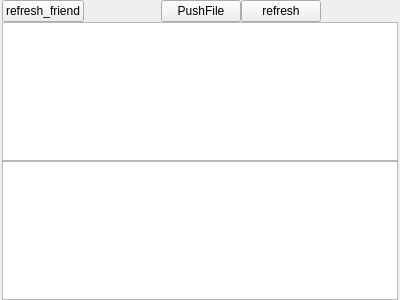
<?xml version="1.0" encoding="UTF-8"?>
<ui version="4.0">
 <class>SkpFileWidget</class>
 <widget class="QWidget" name="SkpFileWidget">
  <property name="geometry">
   <rect>
    <x>0</x>
    <y>0</y>
    <width>400</width>
    <height>300</height>
   </rect>
  </property>
  <property name="windowTitle">
   <string>Form</string>
  </property>
  <layout class="QVBoxLayout" name="verticalLayout">
   <property name="spacing">
    <number>0</number>
   </property>
   <property name="leftMargin">
    <number>2</number>
   </property>
   <property name="topMargin">
    <number>0</number>
   </property>
   <property name="rightMargin">
    <number>2</number>
   </property>
   <property name="bottomMargin">
    <number>0</number>
   </property>
   <item>
    <layout class="QHBoxLayout" name="horizontalLayout">
     <property name="spacing">
      <number>0</number>
     </property>
     <item>
      <widget class="QPushButton" name="refreshFriend_pushButton">
       <property name="text">
        <string>refresh_friend</string>
       </property>
      </widget>
     </item>
     <item>
      <spacer name="horizontalSpacer_2">
       <property name="orientation">
        <enum>Qt::Horizontal</enum>
       </property>
       <property name="sizeHint" stdset="0">
        <size>
         <width>40</width>
         <height>20</height>
        </size>
       </property>
      </spacer>
     </item>
     <item>
      <widget class="QPushButton" name="pushFile_pushButton">
       <property name="text">
        <string>PushFile</string>
       </property>
      </widget>
     </item>
     <item>
      <widget class="QPushButton" name="refresh_pushButton">
       <property name="text">
        <string>refresh</string>
       </property>
      </widget>
     </item>
     <item>
      <spacer name="horizontalSpacer">
       <property name="orientation">
        <enum>Qt::Horizontal</enum>
       </property>
       <property name="sizeHint" stdset="0">
        <size>
         <width>40</width>
         <height>20</height>
        </size>
       </property>
      </spacer>
     </item>
    </layout>
   </item>
   <item>
    <widget class="QTableWidget" name="friend_tableWidget"/>
   </item>
   <item>
    <widget class="QTableWidget" name="tableWidget"/>
   </item>
  </layout>
 </widget>
 <resources/>
 <connections/>
</ui>
